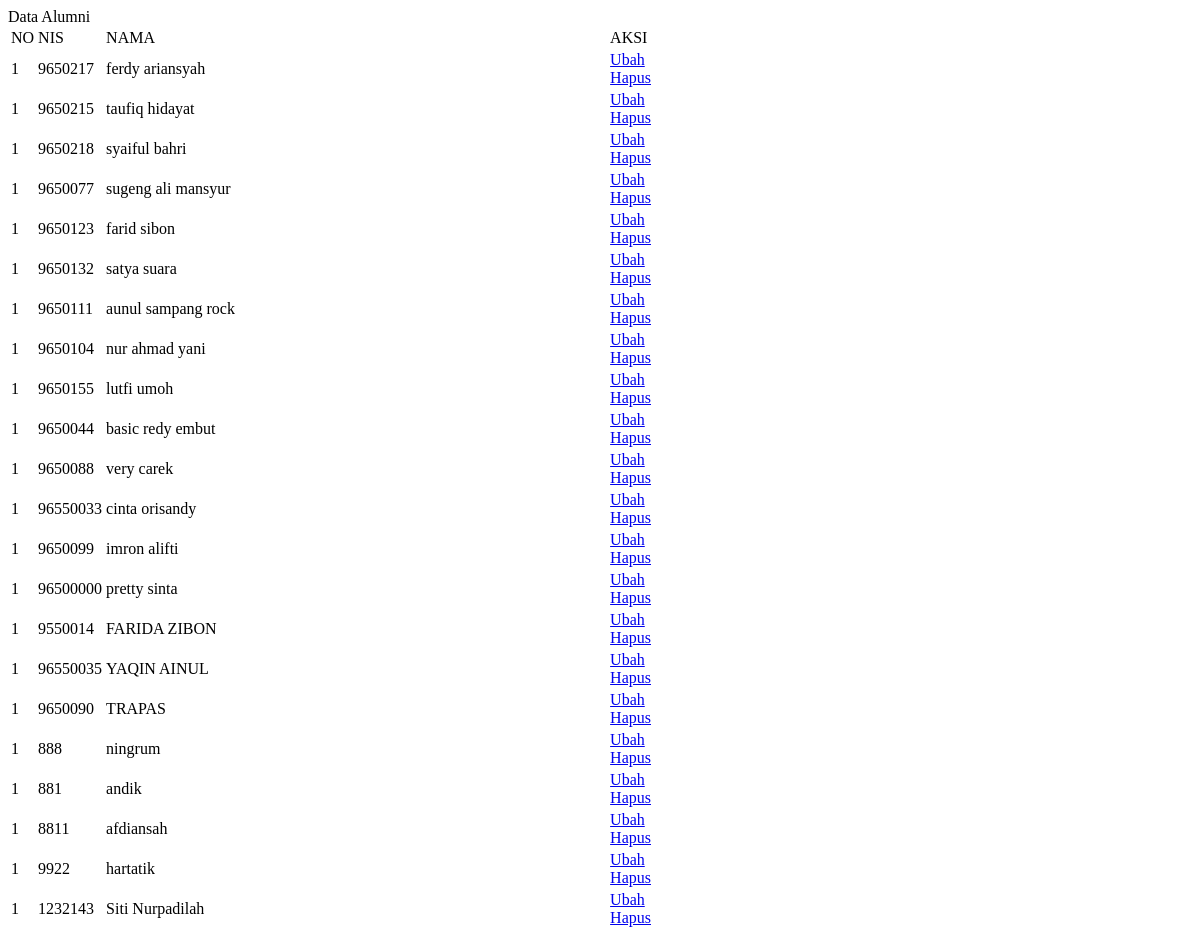
/user/modul/alumnipalingbener06092015.php, run on the app's committed database.
### tables this page shows
CREATE TABLE IF NOT EXISTS `data_siswa` (
  `id_siswa` int(4) NOT NULL AUTO_INCREMENT,
  `nis` int(10) NOT NULL,
  `nama` varchar(50) NOT NULL,
  `username` varchar(25) NOT NULL,
  `password` varchar(200) NOT NULL,
  `id_jur` int(4) NOT NULL,
  `alamat` varchar(100) NOT NULL,
  `no_hp` varchar(20) NOT NULL,
  `email` varchar(50) NOT NULL,
  `id_thun_lulus` int(4) NOT NULL,
  `foto_siswa` text NOT NULL,
  `kritik_saran` varchar(10000) NOT NULL,
  PRIMARY KEY (`id_siswa`)
);

### user/modul/alumnipalingbener06092015.php (the view, shortened to what this page needs)
<html>
<?php
switch($_GET['aksi']){
default:
echo "Data Alumni <br>";
echo "<table>
	<td width='20'>NO</td><td width='50'>NIS</td><td width='500'>NAMA</td><td width='70'>AKSI</td>";
    $username=$_SESSION['username'];
	$sql="SELECT * from data_siswa where username='".$username."'";
    $r=mysql_query($sql);
    while ($data=mysql_fetch_array($r)){
        echo "<tr><td>1</td>
			<td>$data[nis]</td>
            <td>$data[nama]</td>
            <td>
            <a href=?page=alumni&aksi=edit&id=$data[id_siswa]> Ubah</a>
            <a href=?page=alumni&aksi=hapus&id=$data[id_siswa] > Hapus</a>
			</td></tr>";
	}
break;
}
?>
</html>

### data on the page
data_siswa: nis "9650217", nama "ferdy ariansyah"
data_siswa: nis "9650215", nama "taufiq hidayat"
data_siswa: nis "9650218", nama "syaiful bahri"
data_siswa: nis "9650077", nama "sugeng ali mansyur"
data_siswa: nis "9650123", nama "farid sibon"
data_siswa: nis "9650132", nama "satya suara"
data_siswa: nis "9650111", nama "aunul sampang rock"
data_siswa: nis "9650104", nama "nur ahmad yani"
data_siswa: nis "9650155", nama "lutfi umoh"
data_siswa: nis "9650044", nama "basic redy embut"
data_siswa: nis "9650088", nama "very carek"
data_siswa: nis "96550033", nama "cinta orisandy"
data_siswa: nis "9650099", nama "imron alifti"
data_siswa: nis "96500000", nama "pretty sinta"
data_siswa: nis "9550014", nama "FARIDA ZIBON"
data_siswa: nis "96550035", nama "YAQIN AINUL"
data_siswa: nis "9650090", nama "TRAPAS"
data_siswa: nis "888", nama "ningrum"
data_siswa: nis "881", nama "andik"
data_siswa: nis "8811", nama "afdiansah"
data_siswa: nis "9922", nama "hartatik"
data_siswa: nis "1232143", nama "Siti Nurpadilah"
